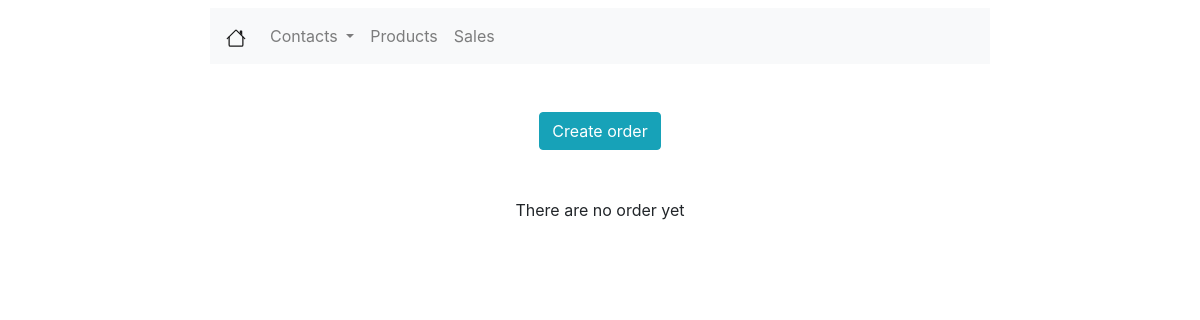
Before: /sales/ (signed in) with the older database file.
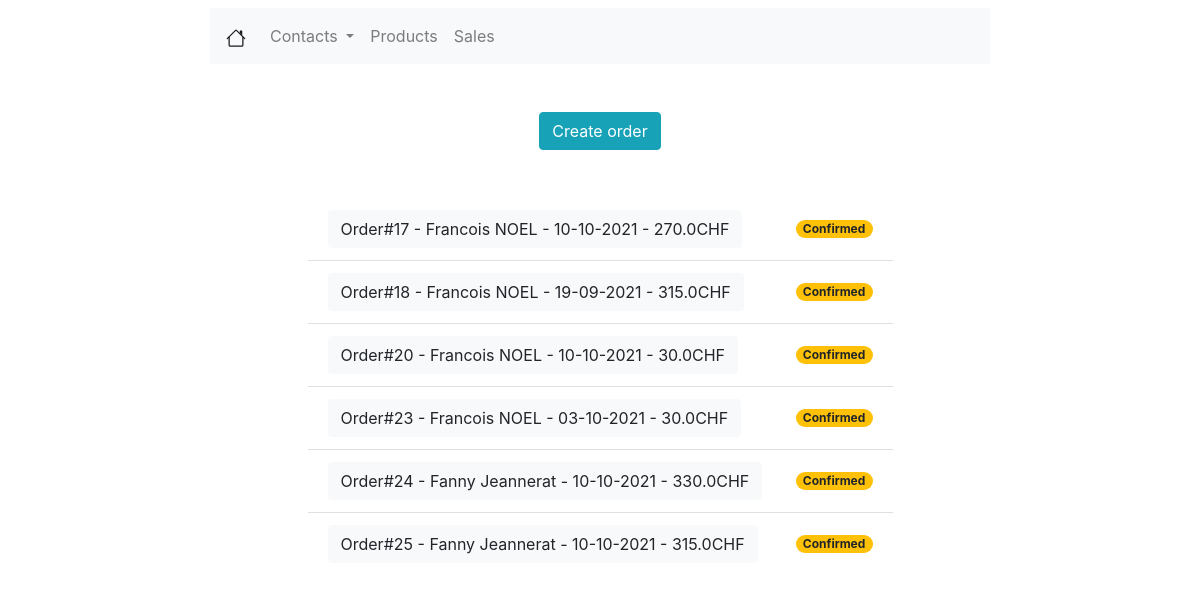
After: the same page with the newer database file.
### sale/models.py (models this page shows, shortened)
class SaleOrder(models.Model):
    ORDER_STATE = (
        ('DR', 'Draft'),
        ('PG', 'Pending'),
        ('CF', 'Confirmed'),
        ('CC', 'Canceled')
    )
    create_at = models.DateTimeField(auto_now_add=True)
    create_by = models.ForeignKey(User, on_delete=models.CASCADE)
    updated_at = models.DateTimeField(auto_now=True)
    name = models.CharField(max_length=100)
    partner_id = models.ForeignKey(Contact, on_delete=models.CASCADE, null=False, verbose_name='Customer')
    validity_date = models.DateField(verbose_name="Validity date", blank=True, null=True)
    order_state = models.CharField(verbose_name="Etat de la commande", max_length=10, choices=ORDER_STATE, default='DR')
    @property
    def state_color(self):
        if self.order_state == 'DR':
            return "badge-info"
        elif self.order_state == 'PG':
            return "badge-secondary"
        elif self.order_state == 'CF':
            return "badge-warning"
        elif self.order_state == 'CC':
            return "badge-danger"

### sale/views.py (the view)
# urls.py: path('', views.SaleOrderIndexView.as_view(), name='sales'),
class SaleOrderIndexView(LoginRequiredMixin, generic.ListView):
    template_name = 'sale/sale_listview.html'
    context_object_name = 'sales_list'
    queryset = SaleOrder.objects.all()
    def get_queryset(self):
        return SaleOrder.objects.filter(create_by=self.request.user)

### sale/templates/sale/sale_listview.html
{% extends 'viewlist/viewlist.html' %}
{% block viewlist %}
    <div class="row mx-auto mt-5 justify-content-center">
        <form class="form-inline">
            <a class="btn btn-info" href="{% url 'create_sale' %}" role="button">Create order</a>
        </form>
    </div>
    <div class="row mx-auto mt-5 justify-content-center">
        {% if sales_list %}
            <ul class="list-group list-group-flush w-50">
                {% for sale in sales_list %}
                    <li class="list-group-item d-flex justify-content-between align-items-center">
                        <a class="btn btn-light" href="{% url 'sale_detail' sale.id %}"
                           role="button">{{ sale.name }}</a>
                        <span class="badge {{ sale.state_color }} badge-pill">{{ sale.get_order_state_display }}</span>
                    </li>
                {% endfor %}
            </ul>
        {% else %}
            <p>There are no order yet</p>
        {% endif %}
    </div>
{% endblock %}

Changed rows visible on the page:
now on this page (row edited): SaleOrder: name "Order#17 - Francois NOEL - 10-10-2021 - 270.0CHF", order_state "Confirmed"
now on this page (row edited): SaleOrder: name "Order#18 - Francois NOEL - 19-09-2021 - 315.0CHF", order_state "Confirmed"
now on this page (row edited): SaleOrder: name "Order#20 - Francois NOEL - 10-10-2021 - 30.0CHF", order_state "Confirmed"
now on this page (row edited): SaleOrder: name "Order#23 - Francois NOEL - 03-10-2021 - 30.0CHF", order_state "Confirmed"
now on this page (row edited): SaleOrder: name "Order#24 - Fanny Jeannerat - 10-10-2021 - 330.0CHF", order_state "Confirmed"
now on this page (row edited): SaleOrder: name "Order#25 - Fanny Jeannerat - 10-10-2021 - 315.0CHF", order_state "Confirmed"
Other visible differences:
text no longer shown: "There are no order yet"
